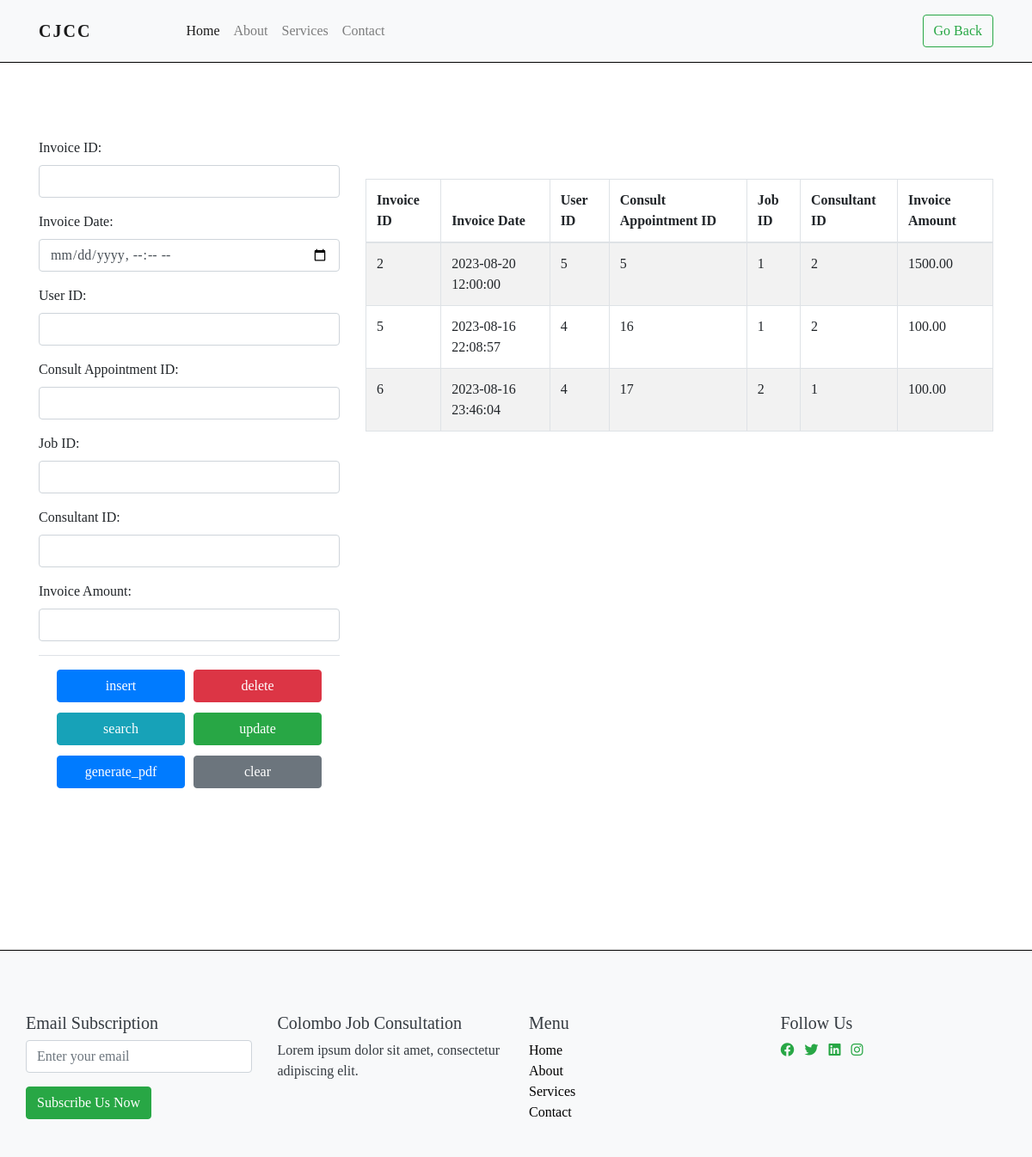
Screenshot of /admin_invoice_management.php with the database file from the repository.
### tables this page shows
CREATE TABLE `invoices` (
  `Inv_ID` int(11) NOT NULL,
  `Inv_Date` datetime DEFAULT NULL,
  `User_ID` int(11) NOT NULL,
  `CA_Apt_ID` int(11) NOT NULL,
  `Job_ID` int(11) NOT NULL,
  `Con_ID` int(11) NOT NULL,
  `Inv_Amount` decimal(10,2) DEFAULT NULL
);

### admin/invoices.php (the view, shortened to what this page needs)
<div class="container">
    <?php
    include(__DIR__ . '/../connect.php');
    $inv_id = '';
    $inv_date = '';
    $user_id = '';
    $ca_apt_id = '';
    $job_id = '';
    $con_id = '';
    $inv_amount = '';
    ?>
    <div class="row">
        <div class="col-md-4">
            <form id="searchForm" method="POST">
                <div class="form-group">
                    <label for="Inv_ID">Invoice ID:</label>
                    <input type="text" class="form-control" id="Inv_ID" name="Inv_ID" value="<?php echo $inv_id; ?>" required>
                </div>
                <div class="form-group">
                    <label for="Inv_Date">Invoice Date:</label>
                    <input type="datetime-local" class="form-control" id="Inv_Date" name="Inv_Date" value="<?php echo $inv_date; ?>">
                </div>
                <div class="form-group">
                    <label for="User_ID">User ID:</label>
                    <input type="text" class="form-control" id="User_ID" name="User_ID" value="<?php echo $user_id; ?>">
                </div>
                <div class="form-group">
                    <label for="CA_Apt_ID">Consult Appointment ID:</label>
                    <input type="text" class="form-control" id="CA_Apt_ID" name="CA_Apt_ID" value="<?php echo $ca_apt_id; ?>">
                </div>
                <div class="form-group">
                    <label for="Job_ID">Job ID:</label>
                    <input type="text" class="form-control" id="Job_ID" name="Job_ID" value="<?php echo $job_id; ?>">
                </div>
                <div class="form-group">
                    <label for="Con_ID">Consultant ID:</label>
                    <input type="text" class="form-control" id="Con_ID" name="Con_ID" value="<?php echo $con_id; ?>">
                </div>
                <div class="form-group">
                    <label for="Inv_Amount">Invoice Amount:</label>
                    <input type="text" class="form-control" id="Inv_Amount" name="Inv_Amount" value="<?php echo $inv_amount; ?>">
                </div>
                <div class="modal-footer">
                    <div class="container-fluid button-container-custom">
                        <div class="row">
                            <div class="col-6"><input style="width:100%" type="submit" class="btn btn-primary" name="action" value="insert"></div>
                            <div class="col-6"><input style="width:100%" type="submit" class="btn btn-danger" name="action" value="delete"></div>
                        </div>
                        <div class="row">
                            <div class="col-6"><input style="width:100%" type="submit" class="btn btn-info" name="action" value="search"></div>
                            <div class="col-6"><input style="width:100%" type="submit" class="btn btn-success" name="action" value="update"></div>
                        </div>
                        <div class="row">
                            <div class="col-6"><input style="width:100%" type="submit" class="btn btn-primary" name="action" value="generate_pdf"></div>
                            <div class="col-6"><input style="width:100%" type="button" class="btn btn-secondary" onclick="clearForm()" value="clear"></div>
                        </div>
                    </div>
                </div>
            </form>
        </div>
        <div class="col-md-8">
            <?php
            $result = $conn->query("SELECT * FROM Invoices");
            if ($result->num_rows > 0) {
            ?>
                <div class="table-responsive mt-5">
                    <table class="table table-striped table-bordered table-hover">
                        <thead>
                            <tr>
                                <th>Invoice ID</th>
                                <th>Invoice Date</th>
                                <th>User ID</th>
                                <th>Consult Appointment ID</th>
                                <th>Job ID</th>
                                <th>Consultant ID</th>
                                <th>Invoice Amount</th>
                            </tr>
                        </thead>
                        <tbody>
                            <?php
                            while ($row = $result->fetch_assoc()) {
                            ?>
                                <tr>
                                    <td><?php echo $row['Inv_ID']; ?></td>
                                    <td><?php echo $row['Inv_Date']; ?></td>
                                    <td><?php echo $row['User_ID']; ?></td>
                                    <td><?php echo $row['CA_Apt_ID']; ?></td>
                                    <td><?php echo $row['Job_ID']; ?></td>
                                    <td><?php echo $row['Con_ID']; ?></td>
                                    <td><?php echo $row['Inv_Amount']; ?></td>
                                </tr>
                            <?php
                            }
                            ?>
                        </tbody>
                    </table>
                </div>
            <?php
            } else {
                echo "<div class='alert alert-info mt-5'>No invoices found</div>";
            }
            ?>
        </div>
    </div>
</div>

### css/style.css (style rules this page uses)
* { border: 0; padding: 0; }
body { padding: 0; order: 0; font-family: poppins; }
.table-responsive.mt-5 { max-height: 800px; }

### admin/invoices.php (style rules this page uses)
.button-container-custom .row { margin-bottom: 12px; }
.button-container-custom .row .col-6 { padding: 0 5px; }

### rows the page displays
invoices: Inv_ID "2", Inv_Date "2023-08-20 12:00:00", User_ID "5", CA_Apt_ID "5", Job_ID "1", Con_ID "2", Inv_Amount "1500.00"
invoices: Inv_ID "5", Inv_Date "2023-08-16 22:08:57", User_ID "4", CA_Apt_ID "16", Job_ID "1", Con_ID "2", Inv_Amount "100.00"
invoices: Inv_ID "6", Inv_Date "2023-08-16 23:46:04", User_ID "4", CA_Apt_ID "17", Job_ID "2", Con_ID "1", Inv_Amount "100.00"
